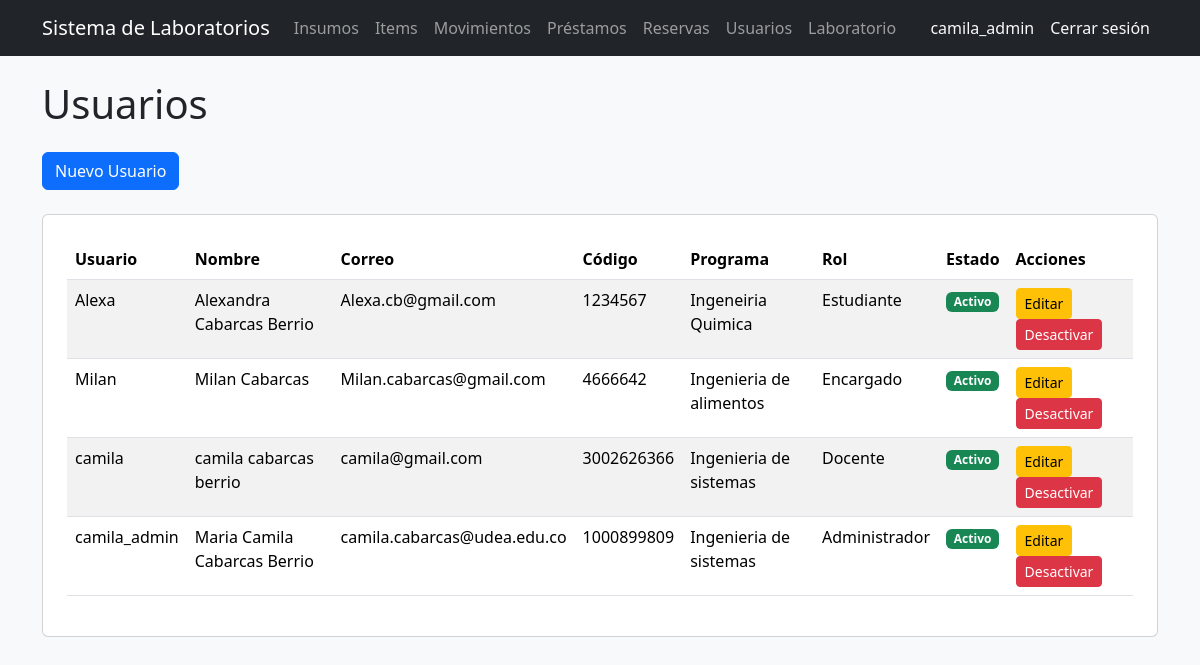
The app's page /usuarios/ (signed in), older data.
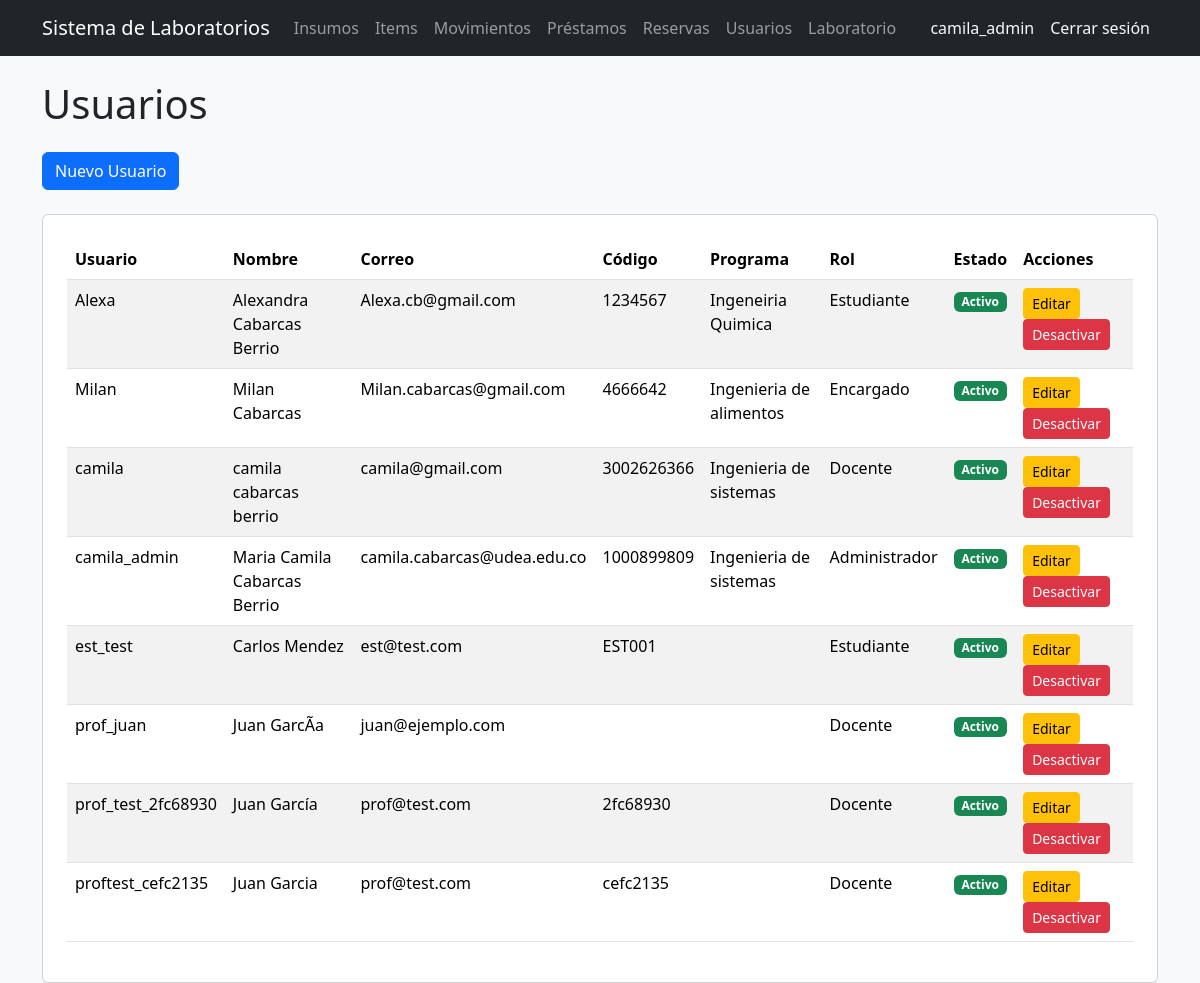
The same page, newer data.
### users/models.py (models this page shows, shortened)
class Usuario(AbstractUser):
    codigo = models.CharField(max_length=50, unique=True, blank=True)
    programa = models.CharField(max_length=100, blank=True)
    rol = models.ForeignKey(
        Rol,
        on_delete=models.CASCADE,
        null=True,
        blank=True
    )

class Rol(models.Model):
    nombre = models.CharField(max_length=100)
    def __str__(self):
        return self.nombre

### users/views.py (the view)
# urls.py: path('', lista_usuarios, name='lista_usuarios'),
@rol_requerido('Administrador')
def lista_usuarios(request):
    usuarios = Usuario.objects.all().order_by('username')
    return render(
        request,
        'users/lista.html',
        {
            'usuarios': usuarios
        }
    )

### templates/users/lista.html
{% extends 'base_general.html' %}
{% block contenido %}
<h1 class="mb-4">Usuarios</h1>
<a href="/usuarios/crear/" class="btn btn-primary mb-4">
    Nuevo Usuario
</a>
<div class="card p-4">
    <table class="table table-striped">
        <thead>
            <tr>
                <th>Usuario</th>
                <th>Nombre</th>
                <th>Correo</th>
                <th>Código</th>
                <th>Programa</th>
                <th>Rol</th>
                <th>Estado</th>
                <th>Acciones</th>
            </tr>
        </thead>
        <tbody>
            {% for usuario in usuarios %}
            <tr>
                <td>{{ usuario.username }}</td>
                <td>{{ usuario.first_name }} {{ usuario.last_name }}</td>
                <td>{{ usuario.email }}</td>
                <td>{{ usuario.codigo }}</td>
                <td>{{ usuario.programa }}</td>
                <td>{{ usuario.rol }}</td>
                <td>
                    {% if usuario.is_active %}
                    <span class="badge bg-success">Activo</span>
                    {% else %}
                    <span class="badge bg-danger">Inactivo</span>
                    {% endif %}
                </td>
                <td>
                    <a
                        href="/usuarios/{{ usuario.id }}/editar/"
                        class="btn btn-warning btn-sm"
                    >
                        Editar
                    </a>
                        <a
                        href="/usuarios/{{ usuario.id }}/desactivar/"
                        class="btn btn-danger btn-sm"
                    >
                        Desactivar
                    </a>
                </td>
            </tr>
            {% endfor %}
        </tbody>
    </table>
</div>
{% endblock %}

### templates/base_general.html (shortened to what this page needs)
<!DOCTYPE html>
<html lang="es">
<head>
    <link
        href="https://cdn.jsdelivr.net/npm/bootstrap@5.3.3/dist/css/bootstrap.min.css"
        rel="stylesheet"
    >
</head>
<body class="bg-light">
    <nav class="navbar navbar-expand-lg navbar-dark bg-dark">
    <div class="container">
        <a class="navbar-brand" href="/">Sistema de Laboratorios</a>
        <div class="navbar-nav">
    {% if user.rol.nombre == 'Administrador' %}
        <a class="nav-link" href="/inventario/">Insumos</a>
        <a class="nav-link" href="/inventario/items/">Items</a>
        <a class="nav-link" href="/inventario/movimientos/">Movimientos</a>
        <a class="nav-link" href="/prestamos/">Préstamos</a>
        <a class="nav-link" href="/reservas/">Reservas</a>
        <a class="nav-link" href="/usuarios/">Usuarios</a>
        <a class="nav-link" href="/laboratorio/">Laboratorio</a>
    {% elif user.rol.nombre == 'Encargado' %}
        <a class="nav-link" href="/inventario/items/">Items</a>
        <a class="nav-link" href="/inventario/movimientos/">Movimientos</a>
        <a class="nav-link" href="/prestamos/">Préstamos</a>
        <a class="nav-link" href="/reservas/">Reservas</a>
        <a class="nav-link" href="/laboratorio/">Laboratorio</a>
    {% elif user.rol.nombre == 'Docente' %}
        <a class="nav-link" href="/reservas/">Reservas</a>
        <a class="nav-link" href="/prestamos/">Préstamos</a>
    {% elif user.rol.nombre == 'Estudiante' %}
        <a class="nav-link" href="/reservas/">Reservas</a>
    {% endif %}
</div>
        <div class="navbar-nav ms-auto">
    {% if user.is_authenticated %}
    <span class="nav-link text-light">{{ user.username }}</span>
    <form method="POST" action="/logout/">
        <button type="submit" class="btn btn-link nav-link text-light">
            Cerrar sesión
        </button>
    </form>
    {% endif %}
</div>
</nav>
    <div class="container mt-4">
        {% block contenido %}
        {% endblock %}
    </div>
</body>
</html>

Row changes from the older to the newer data that the page shows:
added Usuario: username "est_test", first_name "Carlos", last_name "Mendez", email "est@test.com", codigo "EST001", rol "Estudiante", is_active "Activo"
added Usuario: username "prof_juan", first_name "Juan", last_name "GarcÃ­a", email "juan@ejemplo.com", rol "Docente", is_active "Activo"
added Usuario: username "prof_test_2fc68930", first_name "Juan", last_name "García", email "prof@test.com", codigo "2fc68930", rol "Docente", is_active "Activo"
added Usuario: username "proftest_cefc2135", first_name "Juan", last_name "Garcia", email "prof@test.com", codigo "cefc2135", rol "Docente", is_active "Activo"
